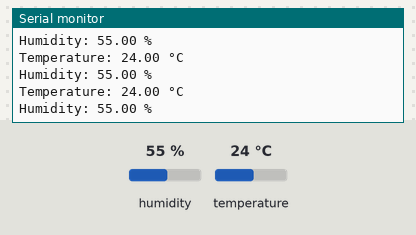
This sketch was run on a simulated Arduino Uno, built with avr-gcc and run on an emulated ATmega328P. Parts: the last lines printed to the serial monitor. The inputs (shaded band) are chosen by the test bench; at power-on: humidity 55 %, temperature 24 °C.

Above: at 4.8 s.
4.9 s: humidity set to 22 %
At 7.3 s:
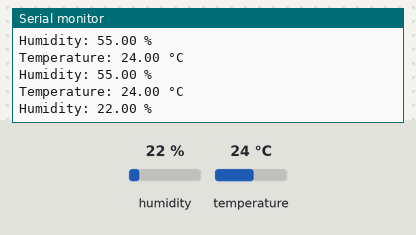
8.9 s: temperature set to 12 °C
At 9.8 s:
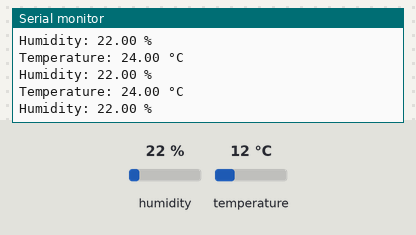
12.9 s: humidity set to 40 %
At 13.4 s:
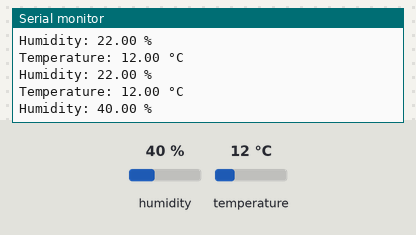
Timing chart, 0 to 15.9 s (numbered marks = the images above; inputs shaded):
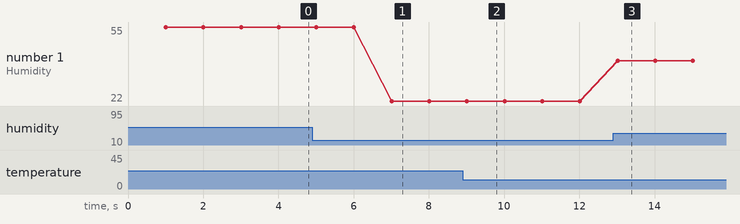

Measured:
- after the input at 4.9 s, the serial monitor: prints a new line after 2.1 s (image 1)
- after the input at 12.9 s, the serial monitor: prints a new line after 0.12 s (image 3)
- plotted number 1: 55 → 22 after the input at 4.9 s, 22 → 40 after the input at 12.9 s

The sketch:

DHT_SmartProd_Demo.ino
```cpp
#include <DHT.h>

#define DHT_PIN 14
#define DHT_TYPE DHT22

DHT dhtSensor(DHT_PIN, DHT_TYPE);
long last_read_ms;

void setup()
{
  Serial.begin( 115200 );
  dhtSensor.begin();
  last_read_ms = millis();
}

void loop()
{
  long current_ms = millis();
  float temperature, humidity;

  if ( current_ms - last_read_ms > 1000 )
  {
    temperature = dhtSensor.readTemperature();
    humidity = dhtSensor.readHumidity();

    Serial.print( "Temperature: ");
    Serial.print( temperature );
    Serial.println( " °C" );
    Serial.print( "Humidity: ");
    Serial.print( humidity );
    Serial.println( " %" );
    last_read_ms = current_ms;
  }
}
```
